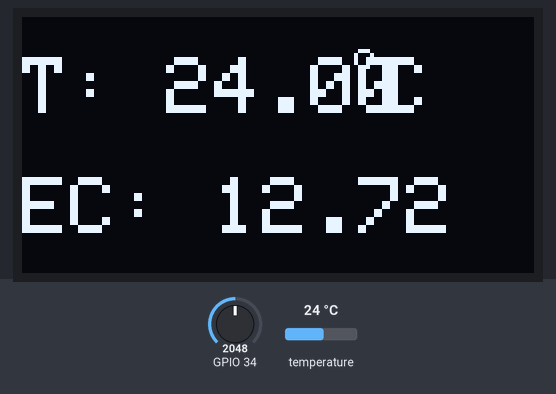
Simulated run of this sketch. Board: ESP32. Parts: 128×64 one-colour display. Inputs (shaded band) come from the test bench; at power-on: temperature 24 °C, GPIO 34 = 2048. WiFi joins after 1.5 s; servers stay silent unless stated; EEPROM starts erased; no MQTT or app messages arrive unless stated; what the sketch prints to the serial monitor is not drawn.

Above: at 2.9 s.
3.0 s: temperature set to 12 °C
At 5.5 s:
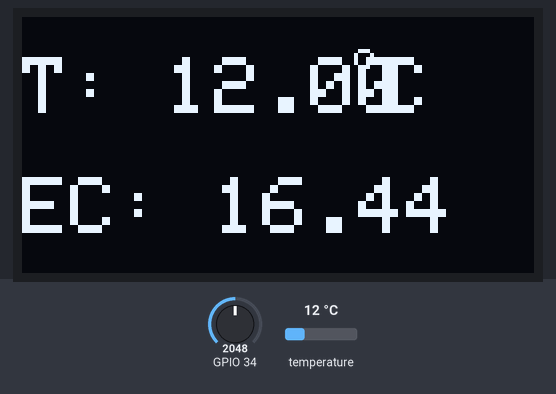
6.1 s: GPIO 34 set to 2866
At 8.1 s:
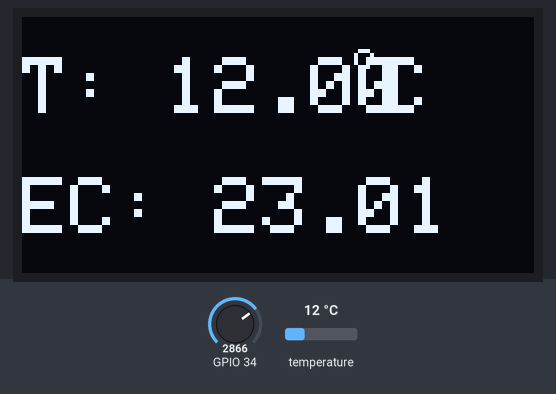
8.4 s: temperature set to 19 °C
At 9.5 s:
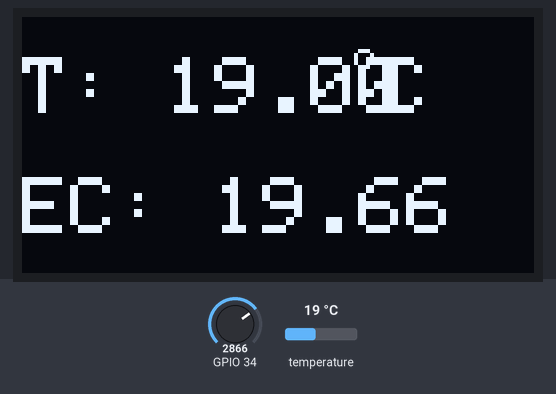
10.7 s: GPIO 34 set to 3603
At 12.1 s:
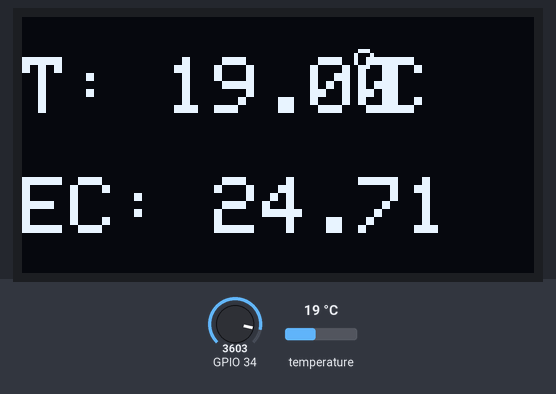
14.5 s: temperature set to 28 °C
At 17.3 s:
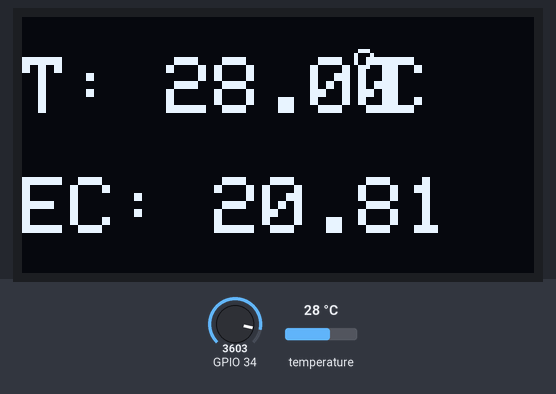
Timing chart, 0 to 18.6 s (numbered marks = the images above; inputs shaded):
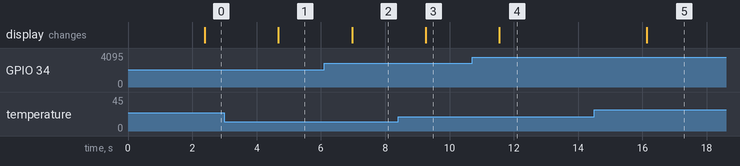

Measured:
- after the input at 3.0 s, the display: changes after 1.7 s (image 1)
- after the input at 6.1 s, the display: changes after 0.87 s (image 2)
- after the input at 8.4 s, the display: changes after 0.86 s (image 3)
- after the input at 10.7 s, the display: changes after 0.85 s (image 4)
- after the input at 14.5 s, the display: changes after 1.6 s (image 5)

The sketch:

sketch_mar07a.ino
```cpp
#include <WiFi.h>
#include <WiFiClientSecure.h>
#include <PubSubClient.h>
#include <ArduinoJson.h>
#include <Wire.h>
#include <EEPROM.h>
#include <OneWire.h>
#include <DallasTemperature.h>
#include <Adafruit_ADS1X15.h>
#include <DFRobot_ESP_EC.h>
#include <Adafruit_GFX.h>
#include <Adafruit_SSD1306.h>

#define SCREEN_WIDTH 128
#define SCREEN_HEIGHT 64
Adafruit_SSD1306 display(SCREEN_WIDTH, SCREEN_HEIGHT, &Wire, -1);

#define ONE_WIRE_BUS 4
OneWire oneWire(ONE_WIRE_BUS);
DallasTemperature sensors(&oneWire);
DFRobot_ESP_EC ec;
Adafruit_ADS1115 ads;
float voltage, ecValue, temperature = 25;

#define AWS_THING_NAME "Tên_Thing_Đúng_Trên_AWS"// Định nghĩa Thing Name
// WiFi credentials
const char *ssid = "Le Binh";
const char *pass = "0939099873";

// AWS IoT credentials
const char *aws_mqtt_server = "a32stwsikc6rzu-ats.iot.us-east-1.amazonaws.com"; //endpoint
const char *aws_publish_topic = "esp32/pub";
const char *aws_subscribe_topic = "esp32/sub";

// AWS certificates (Replace with actual certificates)
// Amazon Root CA
static const char AWS_CERT_CA[] PROGMEM = R"EOF(
-----BEGIN CERTIFICATE-----
MIIDQTCCAimgAwIBAgITBmyfz5m/jAo54vB4ikPmljZbyjANBgkqhkiG9w0BAQsF
ADA5MQswCQYDVQQGEwJVUzEPMA0GA1UEChMGQW1hem9uMRkwFwYDVQQDExBBbWF6
b24gUm9vdCBDQSAxMB4XDTE1MDUyNjAwMDAwMFoXDTM4MDExNzAwMDAwMFowOTEL
MAkGA1UEBhMCVVMxDzANBgNVBAoTBkFtYXpvbjEZMBcGA1UEAxMQQW1hem9uIFJv
b3QgQ0EgMTCCASIwDQYJKoZIhvcNAQEBBQADggEPADCCAQoCggEBALJ4gHHKeNXj
ca9HgFB0fW7Y14h29Jlo91ghYPl0hAEvrAIthtOgQ3pOsqTQNroBvo3bSMgHFzZM
9O6II8c+6zf1tRn4SWiw3te5djgdYZ6k/oI2peVKVuRF4fn9tBb6dNqcmzU5L/qw
IFAGbHrQgLKm+a/sRxmPUDgH3KKHOVj4utWp+UhnMJbulHheb4mjUcAwhmahRWa6
VOujw5H5SNz/0egwLX0tdHA114gk957EWW67c4cX8jJGKLhD+rcdqsq08p8kDi1L
93FcXmn/6pUCyziKrlA4b9v7LWIbxcceVOF34GfID5yHI9Y/QCB/IIDEgEw+OyQm
jgSubJrIqg0CAwEAAaNCMEAwDwYDVR0TAQH/BAUwAwEB/zAOBgNVHQ8BAf8EBAMC
AYYwHQYDVR0OBBYEFIQYzIU07LwMlJQuCFmcx7IQTgoIMA0GCSqGSIb3DQEBCwUA
A4IBAQCY8jdaQZChGsV2USggNiMOruYou6r4lK5IpDB/G/wkjUu0yKGX9rbxenDI
U5PMCCjjmCXPI6T53iHTfIUJrU6adTrCC2qJeHZERxhlbI1Bjjt/msv0tadQ1wUs
N+gDS63pYaACbvXy8MWy7Vu33PqUXHeeE6V/Uq2V8viTO96LXFvKWlJbYK8U90vv
o/ufQJVtMVT8QtPHRh8jrdkPSHCa2XV4cdFyQzR1bldZwgJcJmApzyMZFo6IQ6XU
5MsI+yMRQ+hDKXJioaldXgjUkK642M4UwtBV8ob2xJNDd2ZhwLnoQdeXeGADbkpy
rqXRfboQnoZsG4q5WTP468SQvvG5
-----END CERTIFICATE-----
)EOF";

// Device Certificate
static const char AWS_CERT_CRT[] PROGMEM = R"KEY(
-----BEGIN CERTIFICATE-----
MIIDWTCCAkGgAwIBAgIUMiPc2jk03mJ3BMjvmRyzEuDFp5QwDQYJKoZIhvcNAQEL
BQAwTTFLMEkGA1UECwxCQW1hem9uIFdlYiBTZXJ2aWNlcyBPPUFtYXpvbi5jb20g
SW5jLiBMPVNlYXR0bGUgU1Q9V2FzaGluZ3RvbiBDPVVTMB4XDTI1MDMwNzEzNDU1
NVoXDTQ5MTIzMTIzNTk1OVowHjEcMBoGA1UEAwwTQVdTIElvVCBDZXJ0aWZpY2F0
ZTCCASIwDQYJKoZIhvcNAQEBBQADggEPADCCAQoCggEBAK0lTcju8yNiu2CqeAC8
OB9wPbQAfUf0J+vK7jzmJpM3etXiBm5QWoxh+4ukekqtMYCnAK4xgKbe+pulEFm8
UxGiYw+QJm6a4ENpQEuezS17cdbC7JfiL7TRpcU8u0nf0PzEXHQn37Yf1SMqPMAk
nc7K6Fn0ICYxTdcrW1ol8iT/AARFaUW43XU2dENojVVH7T2Mb0MkLeZC7marJFur
w/JxLnYbWDT5NuqWpsHEPhgp0Wi5Kv32tQkH9DvS+GtOfbkfH7umD+wGR3w+3+9l
o9Ephx0JGAK+cNEdTxPLl3Zg+1tS1ecmi6ZpGo2C47dw6IwntTzjyrYRhaRUmyq4
eKECAwEAAaNgMF4wHwYDVR0jBBgwFoAU6Uf9U2Sc4OVu/PHuz/0npXTcQi8wHQYD
VR0OBBYEFOPRBcg9CAoFZ3sIv418apqHmLWXMAwGA1UdEwEB/wQCMAAwDgYDVR0P
AQH/BAQDAgeAMA0GCSqGSIb3DQEBCwUAA4IBAQAd9SU/9koj8IBERcdyHCwpBu+y
k0085fXTx/4zel0Blrr3c2Gv4VT6POUslfRABaOw2++WB55A0SYU1mIQn7NkbE20
fAVfwJzqyL3DoI3A9M9gK0zWynO4daCztoWNhlCjHU5AwqVWsHFiDTH1dq+0YECt
omzotGujPri+EAjjRL9xNoUpzMtiahQ3lfouf057b1IqX8iWTT1eqHQC1Hx5GMDG
Hcj/zqIkgYAA3pq/7BMpSYJ/OelAY+2doCWtF90Oh2P5NdbhADamV4gbwugVQWH8
cMbrNFes4+ekaVUB2kGIz2ZM7sGp7UXkIcdFEyrMcXXYhrjMc7J0RAbnJzmE
-----END CERTIFICATE-----

)KEY";

// Device Private Key
static const char AWS_CERT_PRIVATE[] PROGMEM = R"KEY(
-----BEGIN RSA PRIVATE KEY-----
MIIEpQIBAAKCAQEArSVNyO7zI2K7YKp4ALw4H3A9tAB9R/Qn68ruPOYmkzd61eIG
blBajGH7i6R6Sq0xgKcArjGApt76m6UQWbxTEaJjD5AmbprgQ2lAS57NLXtx1sLs
l+IvtNGlxTy7Sd/Q/MRcdCffth/VIyo8wCSdzsroWfQgJjFN1ytbWiXyJP8ABEVp
RbjddTZ0Q2iNVUftPYxvQyQt5kLuZqskW6vD8nEudhtYNPk26pamwcQ+GCnRaLkq
/fa1CQf0O9L4a059uR8fu6YP7AZHfD7f72Wj0SmHHQkYAr5w0R1PE8uXdmD7W1LV
5yaLpmkajYLjt3DojCe1POPKthGFpFSbKrh4oQIDAQABAoIBAHwbwSXGIYG7w5QG
nP3p7FCco53iu+pXmEXrr9j3H69mlSW6XeG0tzLpCOWPgBkHC/SrwFEcKptyOTBX
oOCxnNmHDHqbWPDvEtE/IFcT/P4c/fxyvCQifQ+fNrOqVJUfWS3Vkm+wJSrmpmAO
Zn1Twcn4p5PS6Th3HtScv15e1LKu51Ikxf2nqxljyjVMmIlmxShc/VjRKXzxan/q
72e/YwHSWrNPuny6haXqrK80DHc7/O3miPXprBy1QpehOxTHwccqzunanD9+510e
dVzcokC5jfnTaDgDQmxGXQjUDU9qy0AAIFy6JAJQbB70X9DHZRrjzDzncf8GGNv0
1MxjngECgYEA4TUX/T3AYneS8vUl7f7dO/aIl9JS4Yr/He3YSNDtFUctluoBz3dP
uaHEKv1o1mEM0qZ02Dz50rhmQMJEu6bhzR7AExl/BJLtdfQmW7s2SbfAKMViWuJK
r64hizYxe5kmQgbD3b7sub9py4d2LLR8apvs3v0lfc325C4F2er2yscCgYEAxNHm
1pF8ytquH4MmS9xZhfJs9zwS2u2aca9230bT5h4Rj9fmtlzDSSPwByKyRf9DbL48
szWNF0s32h5UlnTjf7F/BCZ11X6d1pxK/Oe0lqA8S+0X551szy1mFyPJa+OM46XC
wqMy1yc8F092v7PrIVOU9MNMWDTgmqZdIz9y+VcCgYEAi6D4i6mSszpB4OL/rkyb
bEcRL1hWzMH6JNtHgvYOWGf2KyBRGQl3Y7eZQbI2ItyvL5fG0B8WIYD03OfV56az
TxLmsbDYIMTb94r1kWBEa3ZC7MRck87D0aKb540lJuWwY7WAEOcELLIx7N/C9Dq+
/PZJ6YN4kER388dZF2BnvRcCgYEAjcGogu4ydWBffO7WzFieWe0rMj6gTfJIBI2e
Dl5TDDCn8XRNBRd2x90MafdBc0zQ4Sd7TI/LWPWh+oVR4zO5DyVmGDUjNWuGfyX+
lHzGAp7SDtVrHDS0Q9us5gmubvhrZyLiTZGBcpkdnKRtINGTDmPGqytmdzlOc9RS
zKpMQu0CgYEApXlOOtgxVQjiJ0UCwIdznKjm7lUp/dmArpDHOi4QrmTInn7rAI/X
fiI1FlzOPsZ2hpBRNle35tiLiF16RQwkFwYarQHsR9kJYZjVbPN+tNo3W2PlW5a2
18oMgCk5DwPNjRTwjCBoRgIUpMdAF9LZagt41zYQ853dNa34OxpkckY=
-----END RSA PRIVATE KEY-----

)KEY";


WiFiClientSecure espClient;
PubSubClient client(espClient);

void connectAWSIoT() {
    espClient.setCACert(AWS_CERT_CA);
    espClient.setCertificate(AWS_CERT_CRT);
    espClient.setPrivateKey(AWS_CERT_PRIVATE);

    client.setServer(aws_mqtt_server, 8883);
    client.setCallback(callback);

    while (!client.connected()) {
        Serial.print("Connecting to AWS IoT...");
        if (client.connect(AWS_THING_NAME)) {
            Serial.println("Connected!");
            client.subscribe(aws_subscribe_topic);
        } else {
            Serial.print("Failed, rc=");
            Serial.print(client.state());
            Serial.println(" Retrying in 5 seconds...");
            delay(5000);
        }
    }
}


void callback(char *topic, byte *payload, unsigned int length) {
    Serial.print("Message received on topic: ");
    Serial.println(topic);
    String message = "";
    for (int i = 0; i < length; i++) {
        message += (char)payload[i];
    }
    Serial.println("Message: " + message);
}

void setup() {
    Serial.begin(115200);
    EEPROM.begin(32);
    ec.begin();
    sensors.begin();
    if (!display.begin(SSD1306_SWITCHCAPVCC, 0x3C)) {
        Serial.println("SSD1306 allocation failed");
        for (;;);
    }
    WiFi.begin(ssid, pass);
    while (WiFi.status() != WL_CONNECTED) {
        delay(500);
        Serial.print(".");
    }
    Serial.println("WiFi connected");
    connectAWSIoT();
}

void loop() {
    if (!client.connected()) {
        connectAWSIoT();
    }
    client.loop();

    voltage = analogRead(34);
    sensors.requestTemperatures();
    temperature = sensors.getTempCByIndex(0);
    ecValue = ec.readEC(voltage, temperature);

    Serial.print("Temperature: ");
    Serial.print(temperature, 2);
    Serial.println("℃");

    Serial.print("EC: ");
    Serial.println(ecValue, 2);

    display.clearDisplay();
    display.setTextSize(2);
    display.setTextColor(WHITE);
    display.setCursor(0, 10);
    display.print("T: ");
    display.print(temperature, 2);
    display.drawCircle(85, 10, 2, WHITE);
    display.setCursor(90, 10);
    display.print("C");
    display.setCursor(0, 40);
    display.print("EC: ");
    display.print(ecValue, 2);
    display.display();
    delay(1500);

    // Publish data to AWS IoT
    JsonDocument jsonDoc;
    jsonDoc["temperature"] = temperature;
    jsonDoc["ec"] = ecValue;
    char jsonBuffer[512];
    serializeJson(jsonDoc, jsonBuffer);
    client.publish(aws_publish_topic, jsonBuffer);
}
```
